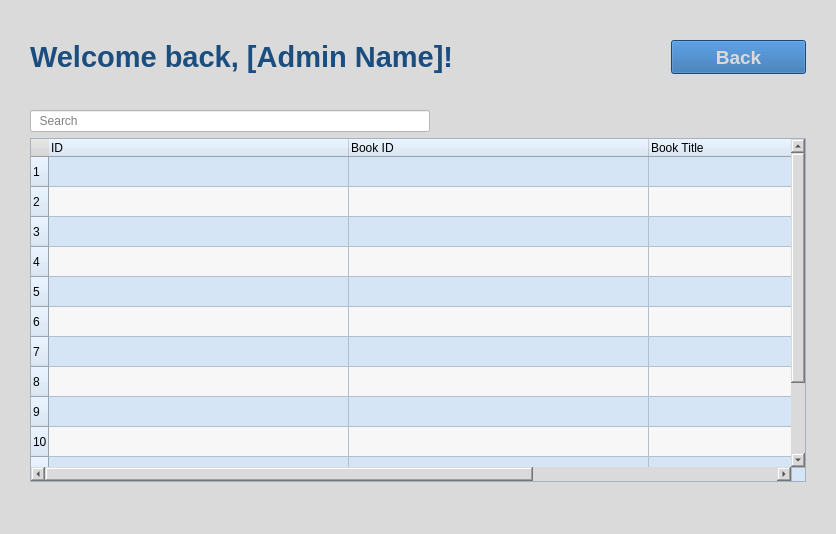
<?xml version="1.0" encoding="UTF-8"?>
<ui version="4.0">
 <class>BorrowSearch</class>
 <widget class="QMainWindow" name="BorrowSearch">
  <property name="geometry">
   <rect>
    <x>0</x>
    <y>0</y>
    <width>836</width>
    <height>534</height>
   </rect>
  </property>
  <property name="windowTitle">
   <string>Borrow Search</string>
  </property>
  <property name="styleSheet">
   <string notr="true">background-color: rgb(218, 218, 218);</string>
  </property>
  <widget class="QWidget" name="centralwidget">
   <layout class="QVBoxLayout" name="verticalLayout">
    <property name="leftMargin">
     <number>30</number>
    </property>
    <property name="topMargin">
     <number>40</number>
    </property>
    <property name="rightMargin">
     <number>30</number>
    </property>
    <property name="bottomMargin">
     <number>30</number>
    </property>
    <item>
     <layout class="QHBoxLayout" name="horizontalLayout">
      <item>
       <widget class="QLabel" name="label_welcome">
        <property name="font">
         <font>
          <pointsize>22</pointsize>
          <bold>true</bold>
         </font>
        </property>
        <property name="styleSheet">
         <string notr="true">color: rgb(27, 77, 126);</string>
        </property>
        <property name="text">
         <string>Welcome back, [Admin Name]!</string>
        </property>
       </widget>
      </item>
      <item>
       <widget class="QPushButton" name="pushButton_back">
        <property name="maximumSize">
         <size>
          <width>135</width>
          <height>35</height>
         </size>
        </property>
        <property name="font">
         <font>
          <pointsize>14</pointsize>
          <bold>true</bold>
         </font>
        </property>
        <property name="styleSheet">
         <string notr="true">background-color: rgb(36, 102, 168);
color: rgb(218, 218, 218);</string>
        </property>
        <property name="text">
         <string>Back</string>
        </property>
        <property name="icon">
         <iconset>
          <normalon>:/icons/icons/arrow-left.svg</normalon>
         </iconset>
        </property>
        <property name="iconSize">
         <size>
          <width>24</width>
          <height>24</height>
         </size>
        </property>
       </widget>
      </item>
     </layout>
    </item>
    <item>
     <spacer name="verticalSpacer">
      <property name="orientation">
       <enum>Qt::Vertical</enum>
      </property>
      <property name="sizeType">
       <enum>QSizePolicy::Maximum</enum>
      </property>
      <property name="sizeHint" stdset="0">
       <size>
        <width>20</width>
        <height>30</height>
       </size>
      </property>
     </spacer>
    </item>
    <item>
     <layout class="QVBoxLayout" name="verticalLayout_2">
      <item>
       <widget class="QLineEdit" name="lineEdit_searchBar">
        <property name="maximumSize">
         <size>
          <width>400</width>
          <height>16777215</height>
         </size>
        </property>
        <property name="styleSheet">
         <string notr="true">background-color: rgb(255, 255, 255);</string>
        </property>
        <property name="placeholderText">
         <string>  Search</string>
        </property>
       </widget>
      </item>
      <item>
       <widget class="QTableWidget" name="tableWidget">
        <property name="sizePolicy">
         <sizepolicy hsizetype="MinimumExpanding" vsizetype="MinimumExpanding">
          <horstretch>0</horstretch>
          <verstretch>0</verstretch>
         </sizepolicy>
        </property>
        <property name="styleSheet">
         <string notr="true">background-color: rgb(213, 229, 246);</string>
        </property>
        <property name="lineWidth">
         <number>1</number>
        </property>
        <property name="verticalScrollBarPolicy">
         <enum>Qt::ScrollBarAlwaysOn</enum>
        </property>
        <property name="alternatingRowColors">
         <bool>true</bool>
        </property>
        <property name="sortingEnabled">
         <bool>true</bool>
        </property>
        <property name="rowCount">
         <number>13</number>
        </property>
        <attribute name="horizontalHeaderCascadingSectionResizes">
         <bool>false</bool>
        </attribute>
        <attribute name="horizontalHeaderMinimumSectionSize">
         <number>35</number>
        </attribute>
        <attribute name="horizontalHeaderDefaultSectionSize">
         <number>300</number>
        </attribute>
        <attribute name="horizontalHeaderStretchLastSection">
         <bool>true</bool>
        </attribute>
        <attribute name="verticalHeaderMinimumSectionSize">
         <number>20</number>
        </attribute>
        <attribute name="verticalHeaderDefaultSectionSize">
         <number>30</number>
        </attribute>
        <attribute name="verticalHeaderStretchLastSection">
         <bool>false</bool>
        </attribute>
        <row/>
        <row/>
        <row/>
        <row/>
        <row/>
        <row/>
        <row/>
        <row/>
        <row/>
        <row/>
        <row/>
        <row/>
        <row/>
        <column>
         <property name="text">
          <string>ID</string>
         </property>
         <property name="textAlignment">
          <set>AlignLeading|AlignVCenter</set>
         </property>
        </column>
        <column>
         <property name="text">
          <string>Book ID</string>
         </property>
         <property name="textAlignment">
          <set>AlignLeading|AlignVCenter</set>
         </property>
        </column>
        <column>
         <property name="text">
          <string>Book Title</string>
         </property>
         <property name="textAlignment">
          <set>AlignLeading|AlignVCenter</set>
         </property>
        </column>
       </widget>
      </item>
     </layout>
    </item>
   </layout>
  </widget>
  <widget class="QMenuBar" name="menubar">
   <property name="geometry">
    <rect>
     <x>0</x>
     <y>0</y>
     <width>836</width>
     <height>21</height>
    </rect>
   </property>
  </widget>
  <widget class="QStatusBar" name="statusbar"/>
 </widget>
 <resources/>
 <connections/>
</ui>
